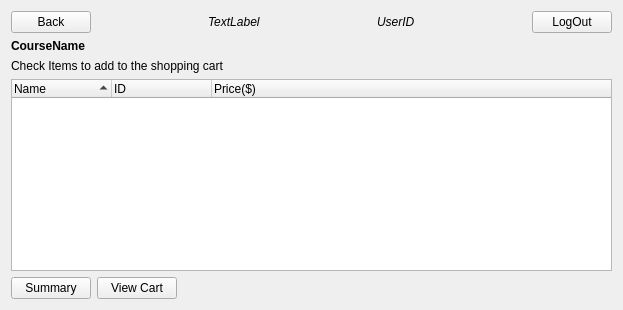
      <widget class="QWidget" name="page_3">
       <layout class="QVBoxLayout" name="verticalLayout_7">
        <item>
         <layout class="QHBoxLayout" name="horizontalLayout_12">
          <item>
           <widget class="QPushButton" name="ContentsBackButton">
            <property name="text">
             <string>Back</string>
            </property>
           </widget>
          </item>
          <item>
           <spacer name="horizontalSpacer_12">
            <property name="orientation">
             <enum>Qt::Horizontal</enum>
            </property>
            <property name="sizeHint" stdset="0">
             <size>
              <width>40</width>
              <height>20</height>
             </size>
            </property>
           </spacer>
          </item>
          <item>
           <layout class="QHBoxLayout" name="horizontalLayout_33"/>
          </item>
          <item>
           <layout class="QHBoxLayout" name="horizontalLayout_34"/>
          </item>
          <item>
           <widget class="QLabel" name="userTypeLabel2">
            <property name="text">
             <string>&lt;html&gt;&lt;head/&gt;&lt;body&gt;&lt;p&gt;&lt;span style=&quot; font-style:italic;&quot;&gt;TextLabel&lt;/span&gt;&lt;/p&gt;&lt;/body&gt;&lt;/html&gt;</string>
            </property>
           </widget>
          </item>
          <item>
           <spacer name="horizontalSpacer_13">
            <property name="orientation">
             <enum>Qt::Horizontal</enum>
            </property>
            <property name="sizeHint" stdset="0">
             <size>
              <width>40</width>
              <height>20</height>
             </size>
            </property>
           </spacer>
          </item>
          <item>
           <widget class="QLabel" name="UserIDLabel2">
            <property name="text">
             <string>&lt;html&gt;&lt;head/&gt;&lt;body&gt;&lt;p&gt;&lt;span style=&quot; font-style:italic;&quot;&gt;UserID&lt;/span&gt;&lt;/p&gt;&lt;/body&gt;&lt;/html&gt;</string>
            </property>
           </widget>
          </item>
          <item>
           <spacer name="horizontalSpacer_14">
            <property name="orientation">
             <enum>Qt::Horizontal</enum>
            </property>
            <property name="sizeHint" stdset="0">
             <size>
              <width>40</width>
              <height>20</height>
             </size>
            </property>
           </spacer>
          </item>
          <item>
           <widget class="QPushButton" name="LogOutButton2">
            <property name="text">
             <string>LogOut</string>
            </property>
           </widget>
          </item>
         </layout>
        </item>
        <item>
         <widget class="QLabel" name="CourseNameLabel">
          <property name="text">
           <string>&lt;html&gt;&lt;head/&gt;&lt;body&gt;&lt;p&gt;&lt;span style=&quot; font-weight:600;&quot;&gt;CourseName&lt;/span&gt;&lt;/p&gt;&lt;/body&gt;&lt;/html&gt;</string>
          </property>
         </widget>
        </item>
        <item>
         <widget class="QLabel" name="label_9">
          <property name="text">
           <string>Check Items to add to the shopping cart</string>
          </property>
         </widget>
        </item>
        <item>
         <widget class="QTreeWidget" name="ContentTreeWidget">
          <property name="sizePolicy">
           <sizepolicy hsizetype="Expanding" vsizetype="Expanding">
            <horstretch>100</horstretch>
            <verstretch>0</verstretch>
           </sizepolicy>
          </property>
          <property name="minimumSize">
           <size>
            <width>601</width>
            <height>192</height>
           </size>
          </property>
          <property name="itemsExpandable">
           <bool>true</bool>
          </property>
          <property name="sortingEnabled">
           <bool>true</bool>
          </property>
          <property name="allColumnsShowFocus">
           <bool>true</bool>
          </property>
          <column>
           <property name="text">
            <string>Name</string>
           </property>
          </column>
          <column>
           <property name="text">
            <string>ID</string>
           </property>
          </column>
          <column>
           <property name="text">
            <string>Price($)</string>
           </property>
          </column>
         </widget>
        </item>
        <item>
         <layout class="QHBoxLayout" name="horizontalLayout_32">
          <item>
           <widget class="QPushButton" name="SummaryButton">
            <property name="text">
             <string>Summary</string>
            </property>
           </widget>
          </item>
          <item>
           <widget class="QPushButton" name="ViewCartButton">
            <property name="text">
             <string>View Cart</string>
            </property>
           </widget>
          </item>
          <item>
           <spacer name="horizontalSpacer_15">
            <property name="orientation">
             <enum>Qt::Horizontal</enum>
            </property>
            <property name="sizeHint" stdset="0">
             <size>
              <width>40</width>
              <height>20</height>
             </size>
            </property>
           </spacer>
          </item>
          <item>
           <layout class="QHBoxLayout" name="horizontalLayout_37"/>
          </item>
          <item>
           <layout class="QHBoxLayout" name="horizontalLayout_36"/>
          </item>
          <item>
           <layout class="QHBoxLayout" name="horizontalLayout_35"/>
          </item>
         </layout>
        </item>
       </layout>
      </widget>
